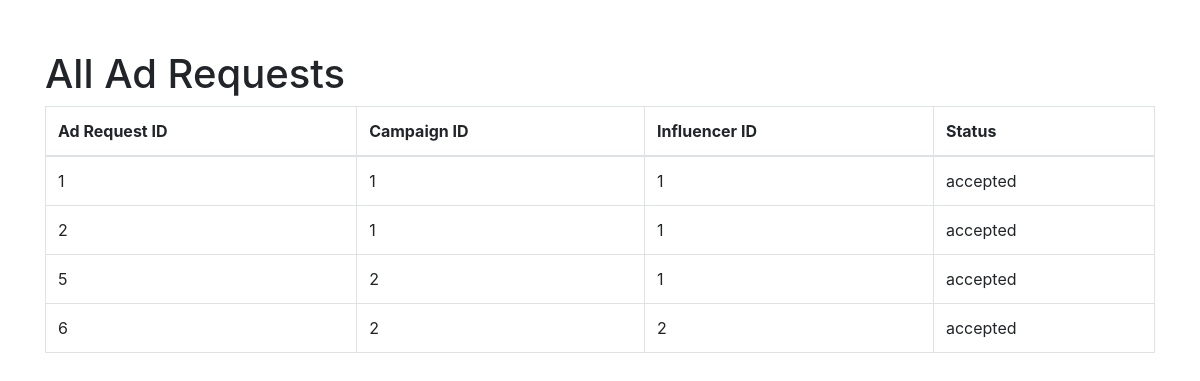
Page /admin/alladrequests (signed in) on the earlier database version.
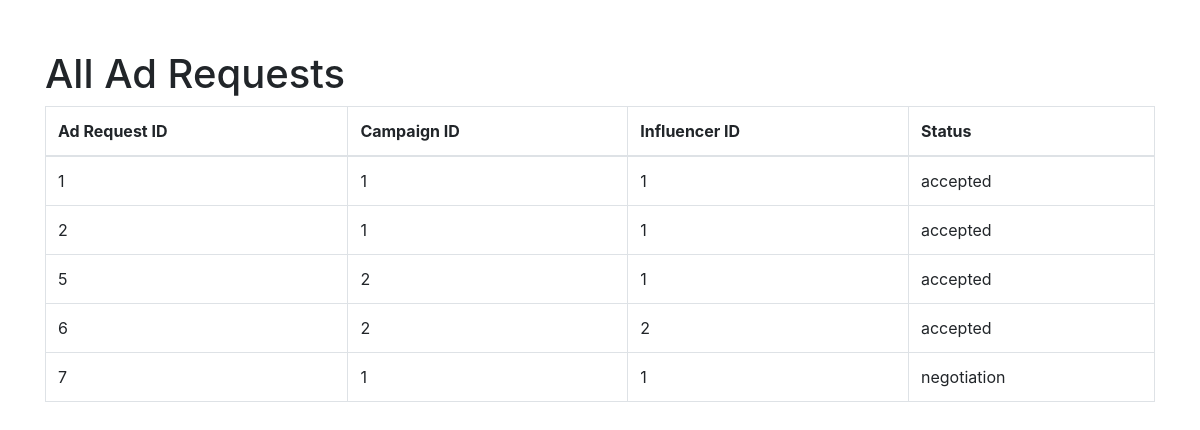
Same page on the later database version.
### models.py (models this page shows, shortened)
class AdRequest(db.Model):
    __tablename__ = "ad_requests"
    ad_request_id = db.Column(db.Integer, primary_key=True, autoincrement=True)
    campaign_id = db.Column(
        db.Integer, db.ForeignKey("campaigns.campaign_id"), nullable=False
    )
    influencer_id = db.Column(
        db.Integer, db.ForeignKey("influencers.influencer_id"), nullable=False
    )
    requirements = db.Column(db.Text)
    payment_amount = db.Column(db.Numeric(10, 2))
    status = db.Column(db.Enum("pending", "accepted", "rejected", "negotiation") , default = "pending")
    messages = db.Column(db.Text)
    negotiations = db.relationship("Negotiation", backref="ad_request", lazy=True)

### admin.py (the view)
@admin.route('/alladrequests')
def all_adrequests():
    if "user_name" in session and "role" in session:
        if session["role"] == "admin":
            ad_requests = AdRequest.query.all()
            return render_template("admin_alladrequests.html", ad_requests=ad_requests)
    flash("Please Login !","faliled")
    return redirect(url_for("home"))

### app.py (called while the page is built)
@app.before_request
def create_tables():
    init_db(app)

### models.py (called while the page is built, shortened)
def init_db(app):
    with app.app_context():
        db.create_all()

### templates/admin_alladrequests.html (shortened to what this page needs)
<!DOCTYPE html>
<html lang="en">
<head>
    <link rel="stylesheet" href="https://stackpath.bootstrapcdn.com/bootstrap/4.3.1/css/bootstrap.min.css">
</head>
<body>
    <div class="container">
        <h1>All Ad Requests</h1>
        <table class="table table-bordered">
            <thead>
                <tr>
                    <th>Ad Request ID</th>
                    <th>Campaign ID</th>
                    <th>Influencer ID</th>
                    <th>Status</th>
                </tr>
            </thead>
            <tbody>
                {% for ad_request in ad_requests %}
                <tr>
                    <td>{{ ad_request.ad_request_id }}</td>
                    <td>{{ ad_request.campaign_id }}</td>
                    <td>{{ ad_request.influencer_id }}</td>
                    <td>{{ ad_request.status }}</td>
                </tr>
                {% endfor %}
            </tbody>
        </table>
    </div>
</body>
</html>

### templates/admin_alladrequests.html (style rules this page uses)
.container { margin-top: 50px; }

Differences in the rows shown:
added AdRequest: ad_request_id "7", campaign_id "1", influencer_id "1", status "negotiation"
